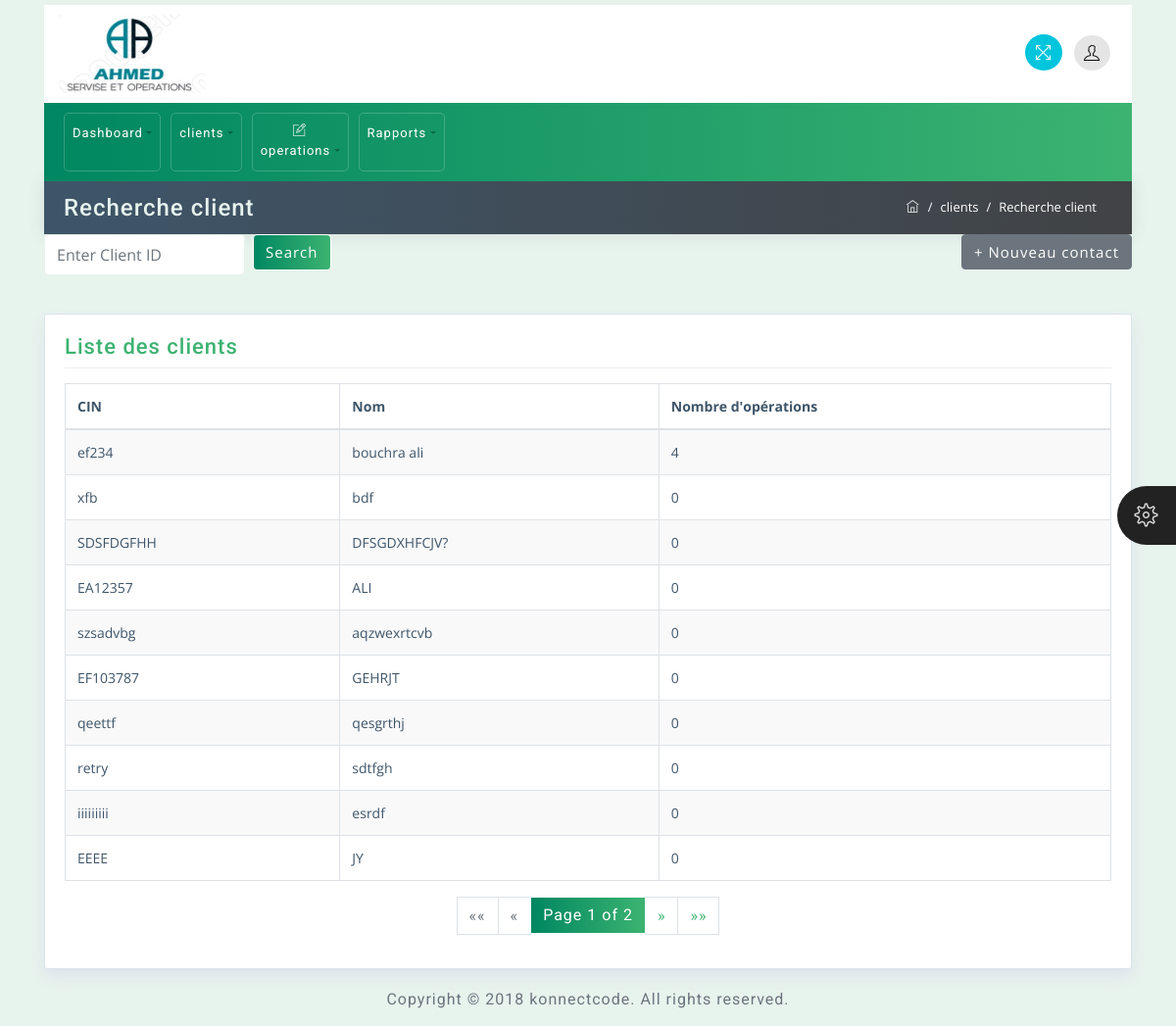
Screenshot of /client/show with the database file from the repository.
### employe/models.py (models this page shows, shortened)
class Client(models.Model):
    client_id=models.CharField(max_length=100,editable=False, unique=True)
    client_Name=models.CharField(max_length=100)
    Date_Of_Birth=models.CharField(max_length=100)
    created_date = models.DateField(default=timezone.now)
    Phone=models.IntegerField()
    Email=models.CharField(max_length=100)
    Gender=models.CharField(max_length=100)
    Address=models.TextField()

### employe/views.py (the view)
# urls.py: path('client/show', Clients_show.as_view(), name='client_show'),
class Clients_show(View):
    def get(self, request):
        clients_list = Client.objects.all()
        paginator = Paginator(clients_list, 10)  # Show 10 clients per page.
        page_number = request.GET.get('page')
        clients = paginator.get_page(page_number)
        for client in clients:
            operations_count = Operation.objects.filter(client_id=client.client_id).count()
            client.operations_count = operations_count
            client.operations = Operation.objects.filter(client_id=client.client_id)
        context = {
            'clients': clients
        }
        return render(request, 'client/show_client.html', context)

### employe/templates/client/show_client.html (shortened to what this page needs)
{% extends 'base.html' %}
{% block content %}
<div class="container mt-0">
    <div class="row breadcrumb-bar">
        <div class="col-md-6">
            <h3 class="block-title">Recherche client</h3>
        </div>
        <div class="col-md-6">
            <ol class="breadcrumb">
                <li class="breadcrumb-item">
                    <a href="index.html">
                        <span class="ti-home"></span>
                    </a>
                </li>
                <li class="breadcrumb-item">clients</li>
                <li class="breadcrumb-item active">Recherche client</li>
            </ol>
        </div>
    </div>
</div>
<div class="container">
    <div class="d-flex justify-content-between align-items-center">
        <form method="get" action="{% url 'employe:search_clients' %}" class="d-flex">
            <div class="form-group mb-0 mr-2">
                <input type="text" name="query" id="query" class="form-control" placeholder="Enter Client ID" value="{{ request.GET.query }}">
            </div>
            <button type="submit" class="btn btn-primary">Search</button>
        </form>
        <a href="{% url 'employe:add_client' %}" class="btn btn-secondary">+ Nouveau contact</a>
    </div>
</div>
<div class="container mt-4">
    <div class="row">
        <div class="col-md-12">
            <div class="widget-area-2 proclinic-box-shadow">
                <h3 class="widget-title">Liste des clients</h3>
                <div class="table-responsive mb-3">
                    <table id="clientTable" class="table table-bordered table-striped">
                        <thead>
                            <tr>
                                <th>CIN</th>
                                <th>Nom</th>
                                <th>Nombre d'opérations</th>
                            </tr>
                        </thead>
                        <tbody>
                            {% if clients %}
                                {% for client in clients %}
                                    <tr>
                                        <td><a href="{% url 'employe:detailsop' client_id=client.client_id %}">{{ client.client_id }}</a></td>
                                        <td>{{ client.client_Name }}</td>
                                        <td>{{ client.operations_count }}</td>
                                    </tr>
                                {% endfor %}
                            {% else %}
                                <tr>
                                    <td colspan="3">Aucun client trouvé avec ce CIN.</td>
                                </tr>
                            {% endif %}
                        </tbody>
                    </table>
                    <nav aria-label="Page navigation">
                        <ul class="pagination justify-content-center">
                            {% if clients.has_previous %}
                                <li class="page-item">
                                    <a class="page-link" href="?page=1{% if query %}&query={{ query }}{% endif %}" aria-label="First">
                                        <span aria-hidden="true">&laquo;&laquo;</span>
                                        <span class="sr-only">First</span>
                                    </a>
                                </li>
                                <li class="page-item">
                                    <a class="page-link" href="?page={{ clients.previous_page_number }}{% if query %}&query={{ query }}{% endif %}" aria-label="Previous">
                                        <span aria-hidden="true">&laquo;</span>
                                        <span class="sr-only">Previous</span>
                                    </a>
                                </li>
                            {% else %}
                                <li class="page-item disabled">
                                    <a class="page-link" href="#" aria-label="First">
                                        <span aria-hidden="true">&laquo;&laquo;</span>
                                    </a>
                                </li>
                                <li class="page-item disabled">
                                    <a class="page-link" href="#" aria-label="Previous">
                                        <span aria-hidden="true">&laquo;</span>
                                    </a>
                                </li>
                            {% endif %}
                            <li class="page-item active"><span class="page-link">Page {{ clients.number }} of {{ clients.paginator.num_pages }}</span></li>
                            {% if clients.has_next %}
                                <li class="page-item">
                                    <a class="page-link" href="?page={{ clients.next_page_number }}{% if query %}&query={{ query }}{% endif %}" aria-label="Next">
                                        <span aria-hidden="true">&raquo;</span>
                                    </a>
                                </li>
                                <li class="page-item">
                                    <a class="page-link" href="?page={{ clients.paginator.num_pages }}{% if query %}&query={{ query }}{% endif %}" aria-label="Last">
                                        <span aria-hidden="true">&raquo;&raquo;</span>
                                    </a>
                                </li>
                            {% endif %}
                        </ul>
                    </nav>
                </div>
            </div>
        </div>
    </div>
</div>
<div class="container">
    <div class="d-sm-flex justify-content-center">
        <span class="text-muted text-center d-block d-sm-inline-block">Copyright © 2018 <a href="http://www.konnectplugins.com/" target="_blank">konnectcode</a>. All rights reserved.</span>
    </div>
</div>
{% endblock %}

### employe/static/css/styles.css (style rules this page uses)
body { font-family: 'Open Sans', sans-serif; background-color: #E7F3ED; color: #3e5569; }
h1, h2, h3, h4, h5, h6, span, .menu-nav { font-family: 'Roboto', sans-serif; letter-spacing: 1px; }
a, a:hover, a:focus { color: inherit; text-decoration: none; transition: all 0.3s; }
.breadcrumb { border-radius: 0; margin-bottom: 0; float: right; border-radius: 20px; background-color: transparent; }
.breadcrumb-bar { background: #3e5569; background: -webkit-linear-gradient(to left, #414345, #3e5569); background: linear-gradient(to left, #414345, #3e5569); margin-left: 0px !important; margin-right: 0px !important; padding: 5px 20px; -webkit-box-shadow: 0px 1px 15px 1px rgba(69,65,78,0.1); box-shadow: 0px 1px 15px 1px rgba(69,65,78,0.1); color: #fff; border: 0px solid; }
.breadcrumb-item { color: #ffffff; font-size: 13px; }
.breadcrumb-item.active { color: #ffffff; font-size: 13px; }
.breadcrumb-item+.breadcrumb-item::before { color: #ffffff; }
.breadcrumb-bar div[class*="col-"] { padding-right: 0px; padding-left: 0px; }
.table td, .table th { padding: .75rem; }
.text-muted { color: #6c757d!important; padding-top: 20px; }
.proclinic-box-shadow { border-radius: 0; border: 0; -webkit-box-shadow: 0 0 0 1px #dce3ec, 0 8px 16px 0 #dce3ec; box-shadow: 0 0 0 1px #dce3ec, 0 8px 16px 0 #dce3ec; background: #fff; margin-top: 20px; }
div[class*="col-"] { padding-right: 6px; padding-left: 6px; }
.table-striped tbody tr:nth-of-type(odd) { background-color: rgba(61,79,90,.03); }
table.table tbody td, table.table thead th { font-size: 14px; }
h3.block-title { background: transparent; margin: 4px auto; color: #E7F3ED; }
.widget-area-2 { background: #fff; margin-top: 1rem; padding: 20px; padding-bottom: 2px; border-radius: 2px; }
.widget-title { font-size: 22px; padding-bottom: .5rem; margin-bottom: 15px; border-bottom: 1px solid #eeeeee; }
.btn { margin-bottom: 5px; font-size: 15px; letter-spacing: 1px; }
.form-control { border-color: #E7F3ED; }
input.form-control { padding: .5rem .75rem; }
.form-group { margin-bottom: 1.5rem; }
.pagination .page-item.active .page-link { z-index: 1; color: #fff; }
.pagination .page-item:first-child .page-link, .pagination .page-item:last-child .page-link { border-radius: 0px; }
.block-title { -ms-flex: 1 1 auto; flex: 1 1 auto; min-height: 1.75rem; font-size: 1.5rem; line-height: 1.5; }

### employe/static/css/green.css (style rules this page uses)
.pagination .page-link { color: #3CB371; }
.pagination .page-item.active .page-link { background: #3CB371; background: -webkit-linear-gradient(to right, #008761, #3CB371); background: linear-gradient(to right, #008761, #3CB371); border-color: #ffffff; }
.btn-primary { background: #3CB371; background: -webkit-linear-gradient(to right, #008761, #3CB371); background: linear-gradient(to right, #008761, #3CB371); border-color: #ffffff; }
.widget-title { color: #3CB371; }

### employe/static/css/responsive.css (style rules this page uses)
@media (min-width: 992px) { .row { margin-right: -5px; margin-left: -5px; } }

### rows the page displays
Client: client_id "ef234", client_Name "bouchra ali", operations_count "4"
Client: client_id "xfb", client_Name "bdf", operations_count "0"
Client: client_id "SDSFDGFHH", client_Name "DFSGDXHFCJV?", operations_count "0"
Client: client_id "EA12357", client_Name "ALI", operations_count "0"
Client: client_id "szsadvbg", client_Name "aqzwexrtcvb", operations_count "0"
Client: client_id "EF103787", client_Name "GEHRJT", operations_count "0"
Client: client_id "qeettf", client_Name "qesgrthj", operations_count "0"
Client: client_id "retry", client_Name "sdtfgh", operations_count "0"
Client: client_id "iiiiiiiii", client_Name "esrdf", operations_count "0"
Client: client_id "EEEE", client_Name "JY", operations_count "0"

### other values shown
{{ clients.number }} "1"
{{ clients.paginator.num_pages }} "2"
